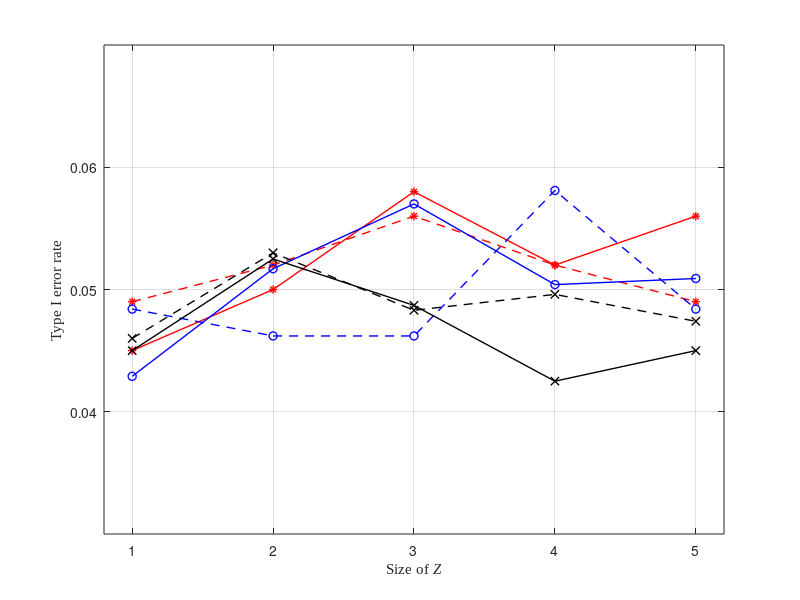

This chart was generated by the following MATLAB code:
clear;
clc;
x=[1,2,3,4,5];

SCIT100 =  [    0.0450    0.0500    0.0580    0.0520    0.0560];
ReCIT100 = [    0.0429    0.0517    0.0570    0.0504    0.0509];
FRCIT100 = [    0.0450    0.0525    0.0487    0.0425    0.0450];
SCIT200 =  [    0.0490    0.0520    0.0560    0.0520    0.0490];
ReCIT200 = [    0.0484    0.0462    0.0462    0.0581    0.0484];
FRCIT200 = [    0.0460    0.0530    0.0483    0.0496    0.0474];

lw = 1;

plot(x,SCIT100,'*-r','LineWidth',lw);
hold on;
plot(x,SCIT200,'*--r','LineWidth',lw);
hold on;
plot(x,ReCIT100,'o-b','LineWidth',lw);
hold on;
plot(x,ReCIT200,'o--b','LineWidth',lw);
hold on;
plot(x,FRCIT100,'x-k','LineWidth',lw);
hold on;
plot(x,FRCIT200,'x--k','LineWidth',lw);
hold on;
grid on;
xlim([0.8,5.2]);
ylim([0.03,0.07]);
set(gca,'xtick',[1,2,3,4,5]);
set(gca,'ytick',[0.04 0.05 0.06]);
xlabel('Size of \itZ','Fontname','Times New Roman');
ylabel('Type I error rate','Fontname','Times New Roman');